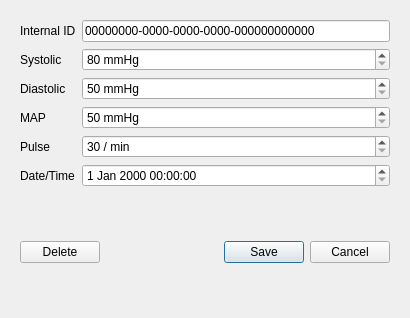
<?xml version="1.0" encoding="UTF-8"?>
<ui version="4.0">
 <class>MeasurementDialog</class>
 <widget class="QDialog" name="MeasurementDialog">
  <property name="geometry">
   <rect>
    <x>0</x>
    <y>0</y>
    <width>410</width>
    <height>318</height>
   </rect>
  </property>
  <property name="sizePolicy">
   <sizepolicy hsizetype="Preferred" vsizetype="Preferred">
    <horstretch>0</horstretch>
    <verstretch>0</verstretch>
   </sizepolicy>
  </property>
  <property name="windowTitle">
   <string>MeasurementDialog</string>
  </property>
  <property name="styleSheet">
   <string notr="true">QLineEdit[readOnly=true] {
    color: gray;
    border-color: darkgray;
}</string>
  </property>
  <layout class="QVBoxLayout" name="verticalLayout">
   <property name="spacing">
    <number>20</number>
   </property>
   <property name="leftMargin">
    <number>20</number>
   </property>
   <property name="topMargin">
    <number>20</number>
   </property>
   <property name="rightMargin">
    <number>20</number>
   </property>
   <property name="bottomMargin">
    <number>20</number>
   </property>
   <item>
    <layout class="QFormLayout" name="formLayout">
     <property name="horizontalSpacing">
      <number>6</number>
     </property>
     <property name="verticalSpacing">
      <number>6</number>
     </property>
     <property name="leftMargin">
      <number>0</number>
     </property>
     <property name="rightMargin">
      <number>0</number>
     </property>
     <item row="1" column="0">
      <widget class="QLabel" name="systolicLabel">
       <property name="text">
        <string>Systolic</string>
       </property>
       <property name="buddy">
        <cstring>systolicEdit</cstring>
       </property>
      </widget>
     </item>
     <item row="2" column="0">
      <widget class="QLabel" name="diastolicLabel">
       <property name="text">
        <string>Diastolic</string>
       </property>
       <property name="buddy">
        <cstring>diastolicEdit</cstring>
       </property>
      </widget>
     </item>
     <item row="2" column="1">
      <widget class="QSpinBox" name="diastolicEdit">
       <property name="sizePolicy">
        <sizepolicy hsizetype="MinimumExpanding" vsizetype="Fixed">
         <horstretch>0</horstretch>
         <verstretch>0</verstretch>
        </sizepolicy>
       </property>
       <property name="suffix">
        <string> mmHg</string>
       </property>
       <property name="minimum">
        <number>50</number>
       </property>
       <property name="maximum">
        <number>140</number>
       </property>
      </widget>
     </item>
     <item row="3" column="0">
      <widget class="QLabel" name="mapLabel">
       <property name="text">
        <string>MAP</string>
       </property>
       <property name="buddy">
        <cstring>mapEdit</cstring>
       </property>
      </widget>
     </item>
     <item row="3" column="1">
      <widget class="QSpinBox" name="mapEdit">
       <property name="sizePolicy">
        <sizepolicy hsizetype="MinimumExpanding" vsizetype="Fixed">
         <horstretch>0</horstretch>
         <verstretch>0</verstretch>
        </sizepolicy>
       </property>
       <property name="suffix">
        <string> mmHg</string>
       </property>
       <property name="minimum">
        <number>50</number>
       </property>
       <property name="maximum">
        <number>200</number>
       </property>
      </widget>
     </item>
     <item row="4" column="0">
      <widget class="QLabel" name="pulseLabel">
       <property name="text">
        <string>Pulse</string>
       </property>
       <property name="buddy">
        <cstring>pulseEdit</cstring>
       </property>
      </widget>
     </item>
     <item row="4" column="1">
      <widget class="QSpinBox" name="pulseEdit">
       <property name="sizePolicy">
        <sizepolicy hsizetype="MinimumExpanding" vsizetype="Fixed">
         <horstretch>0</horstretch>
         <verstretch>0</verstretch>
        </sizepolicy>
       </property>
       <property name="suffix">
        <string> / min</string>
       </property>
       <property name="minimum">
        <number>30</number>
       </property>
       <property name="maximum">
        <number>130</number>
       </property>
      </widget>
     </item>
     <item row="5" column="0">
      <widget class="QLabel" name="dateTimeLabel">
       <property name="text">
        <string>Date/Time</string>
       </property>
       <property name="buddy">
        <cstring>dateTimeEdit</cstring>
       </property>
      </widget>
     </item>
     <item row="5" column="1">
      <widget class="QDateTimeEdit" name="dateTimeEdit">
       <property name="sizePolicy">
        <sizepolicy hsizetype="MinimumExpanding" vsizetype="Fixed">
         <horstretch>0</horstretch>
         <verstretch>0</verstretch>
        </sizepolicy>
       </property>
      </widget>
     </item>
     <item row="0" column="0">
      <widget class="QLabel" name="internalIDLabel">
       <property name="text">
        <string>Internal ID</string>
       </property>
       <property name="buddy">
        <cstring>internalIDEdit</cstring>
       </property>
      </widget>
     </item>
     <item row="0" column="1">
      <widget class="QLineEdit" name="internalIDEdit">
       <property name="focusPolicy">
        <enum>Qt::FocusPolicy::ClickFocus</enum>
       </property>
       <property name="text">
        <string>00000000-0000-0000-0000-000000000000</string>
       </property>
       <property name="readOnly">
        <bool>true</bool>
       </property>
      </widget>
     </item>
     <item row="1" column="1">
      <widget class="QSpinBox" name="systolicEdit">
       <property name="sizePolicy">
        <sizepolicy hsizetype="MinimumExpanding" vsizetype="Fixed">
         <horstretch>0</horstretch>
         <verstretch>0</verstretch>
        </sizepolicy>
       </property>
       <property name="suffix">
        <string> mmHg</string>
       </property>
       <property name="minimum">
        <number>80</number>
       </property>
       <property name="maximum">
        <number>200</number>
       </property>
      </widget>
     </item>
    </layout>
   </item>
   <item>
    <widget class="QWidget" name="bottomBar" native="true">
     <layout class="QHBoxLayout" name="horizontalLayout">
      <property name="spacing">
       <number>0</number>
      </property>
      <property name="leftMargin">
       <number>0</number>
      </property>
      <property name="topMargin">
       <number>0</number>
      </property>
      <property name="rightMargin">
       <number>0</number>
      </property>
      <property name="bottomMargin">
       <number>0</number>
      </property>
      <item>
       <widget class="QPushButton" name="deleteButton">
        <property name="text">
         <string>Delete</string>
        </property>
        <property name="icon">
         <iconset theme="QIcon::ThemeIcon::EditDelete"/>
        </property>
       </widget>
      </item>
      <item>
       <widget class="QDialogButtonBox" name="buttonBox">
        <property name="standardButtons">
         <set>QDialogButtonBox::StandardButton::Cancel|QDialogButtonBox::StandardButton::Save</set>
        </property>
       </widget>
      </item>
     </layout>
    </widget>
   </item>
  </layout>
 </widget>
 <tabstops>
  <tabstop>internalIDEdit</tabstop>
  <tabstop>systolicEdit</tabstop>
  <tabstop>diastolicEdit</tabstop>
  <tabstop>mapEdit</tabstop>
  <tabstop>pulseEdit</tabstop>
  <tabstop>dateTimeEdit</tabstop>
 </tabstops>
 <resources/>
 <connections/>
</ui>
